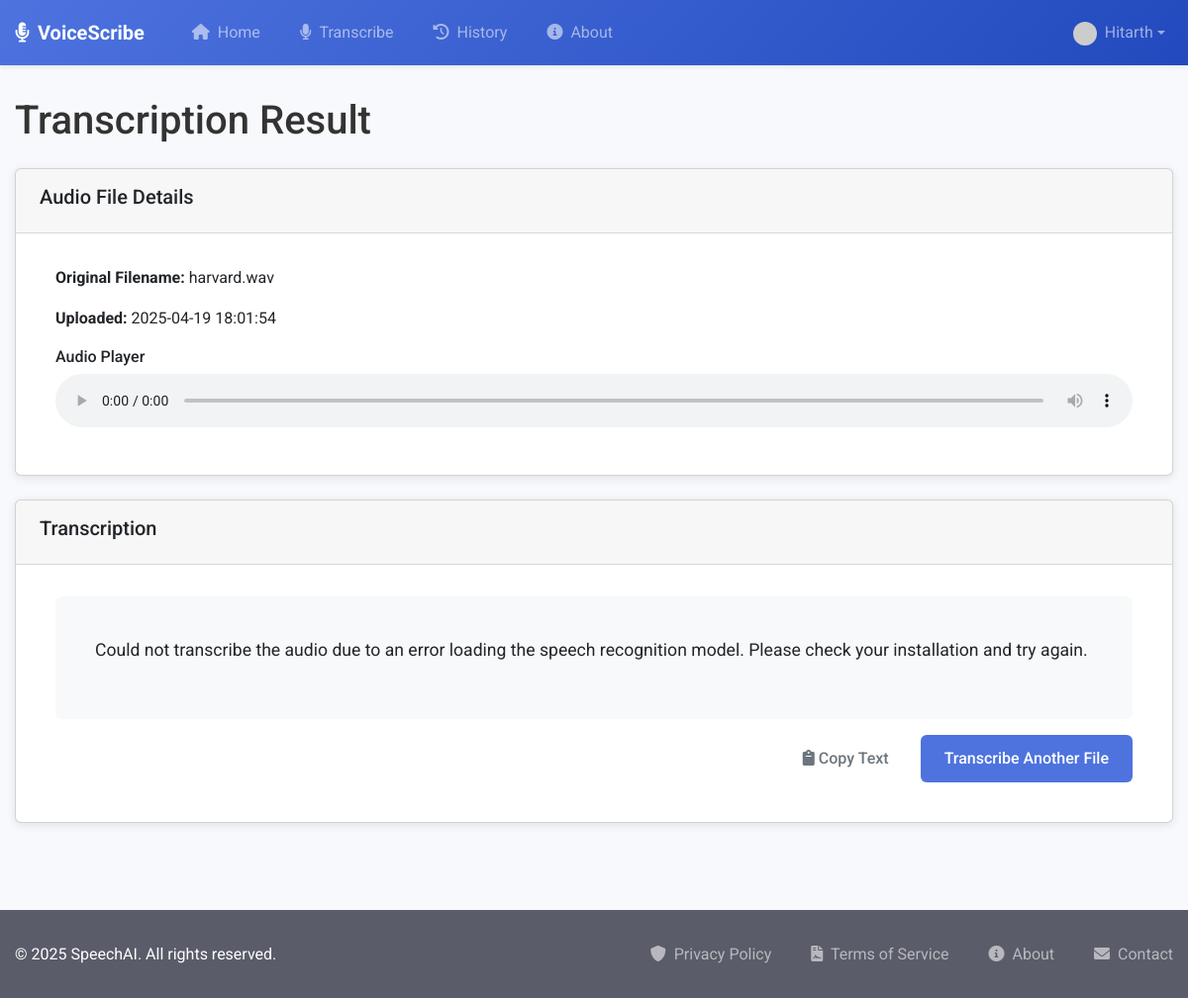
Screenshot of /transcribe/result/1 (signed in) with the database file from the repository.
### app/models/user.py (models this page shows, shortened)
class User(db.Model, UserMixin):
    __tablename__ = 'users'
    id = db.Column(db.Integer, primary_key=True)
    username = db.Column(db.String(80), unique=True, nullable=False, index=True)
    email = db.Column(db.String(120), unique=True, nullable=False, index=True)
    password_hash = db.Column(db.String(128), nullable=False)
    created_at = db.Column(db.DateTime, default=datetime.utcnow)
    last_login = db.Column(db.DateTime, nullable=True)
    is_active = db.Column(db.Boolean, default=True)
    recordings = db.relationship('Recording', backref='user', lazy='dynamic', cascade='all, delete-orphan')

### app/models/recording.py (models this page shows, shortened)
class Recording(db.Model):
    __tablename__ = 'recordings'
    id = db.Column(db.Integer, primary_key=True)
    filename = db.Column(db.String(255), nullable=False)
    text = db.Column(db.Text, nullable=True)  # Original text field
    transcription = db.Column(db.Text, nullable=True)  # New transcription field
    timestamp = db.Column(db.DateTime, default=datetime.utcnow)
    created_at = db.Column(db.DateTime, default=datetime.utcnow)  # Added for compatibility
    duration = db.Column(db.Float, nullable=True)  # Duration in seconds
    file_size = db.Column(db.Integer, nullable=True)  # Size in bytes
    original_filename = db.Column(db.String(255), nullable=True)  # Added for compatibility
    display_name = db.Column(db.String(255), nullable=True)  # Custom name field
    user_id = db.Column(db.Integer, db.ForeignKey('users.id'), nullable=False)

### app/routes/transcribe.py (the view)
@transcribe_bp.route('/result/<int:recording_id>')
@login_required
def result(recording_id):
    recording = Recording.query.get_or_404(recording_id)
    if recording.user_id != current_user.id:
        flash('You do not have permission to view this recording', 'danger')
        return redirect(url_for('main.history'))
    return render_template('transcribe/result.html', recording=recording)

### app/templates/transcribe/result.html (shortened to what this page needs)
{% extends 'base.html' %}
{% block content %}
<h1>Transcription Result</h1>
<div class="card mt-4">
    <div class="card-header">
        <h5>Audio File Details</h5>
    </div>
    <div class="card-body">
        <p><strong>Original Filename:</strong> {{ recording.original_filename }}</p>
        {% if recording.created_at %}
        <p><strong>Uploaded:</strong> {{ recording.created_at.strftime('%Y-%m-%d %H:%M:%S') }}</p>
        {% endif %}
        <div class="mt-3">
            <h6>Audio Player</h6>
            <audio controls class="w-100">
                <source src="{{ url_for('transcribe.uploaded_file', filename=recording.filename) }}" type="audio/mpeg">
            </audio>
        </div>
    </div>
</div>
<div class="card mt-4">
    <div class="card-header">
        <h5>Transcription</h5>
    </div>
    <div class="card-body">
        <div class="p-3 bg-light rounded">
            <p class="transcription-text">{{ recording.transcription }}</p>
        </div>
        <div class="d-flex justify-content-end mt-3">
            <button class="btn btn-outline-secondary me-2" id="copy-btn">
                <i class="fas fa-clipboard"></i> Copy Text
            </button>
            <a href="{{ url_for('transcribe.index') }}" class="btn btn-primary">
                Transcribe Another File
            </a>
        </div>
    </div>
</div>
{% endblock %}

### app/templates/partials/navbar.html (shortened to what this page needs)
<nav class="navbar navbar-expand-lg navbar-dark bg-gradient-primary sticky-top shadow-sm">
  <div class="container">
    <a class="navbar-brand d-flex align-items-center" href="{{ url_for('main.index') }}">
      <i class="fas fa-microphone-alt me-2"></i>
      <span class="fw-bold">VoiceScribe</span>
    </a>
    <div class="collapse navbar-collapse" id="navbarMain">
      <ul class="navbar-nav me-auto mb-2 mb-lg-0">
        <li class="nav-item">
          <a class="nav-link {% if request.endpoint == 'main.index' %}active{% endif %}"
             href="{{ url_for('main.index') }}">
            <i class="fas fa-home me-1"></i> Home
          </a>
        </li>
        {% if current_user.is_authenticated %}
        <li class="nav-item">
          <a class="nav-link {% if request.endpoint == 'transcribe.index' %}active{% endif %}"
             href="{{ url_for('transcribe.index') }}">
            <i class="fas fa-microphone me-1"></i> Transcribe
          </a>
        </li>
        <li class="nav-item">
          <a class="nav-link {% if request.endpoint == 'main.history' %}active{% endif %}"
             href="{{ url_for('main.history') }}">
            <i class="fas fa-history me-1"></i> History
          </a>
        </li>
        {% endif %}
        <li class="nav-item">
          <a class="nav-link {% if request.endpoint == 'main.about' %}active{% endif %}"
             href="{{ url_for('main.about') }}">
            <i class="fas fa-info-circle me-1"></i> About
          </a>
        </li>
      </ul>
      <ul class="navbar-nav ms-auto">
        {% if current_user.is_authenticated %}
          <li class="nav-item dropdown">
            <a class="nav-link dropdown-toggle d-flex align-items-center" href="#" id="userDropdown"
               role="button" data-bs-toggle="dropdown" aria-expanded="false">
              <div class="avatar-sm me-2">
                <img src="https://www.gravatar.com/avatar/{{ current_user.email|lower|trim|md5 }}?s=24&d=identicon"
                     class="rounded-circle" alt="Profile Picture">
              </div>
              <span>{{ current_user.username }}</span>
            </a>
          </li>
        {% endif %}
      </ul>
    </div>
  </div>
</nav>

### app/static/css/style.css (style rules this page uses)
:root { --primary-color: #4a6cf7; --secondary-color: #2ecc71; --accent-color: #f39c12; --danger-color: #e74c3c; --dark-color: #2c3e50; --light-color: #f8f9fa; --gray-color: #95a5a6; --text-color: #333; --border-radius: 6px; --box-shadow: 0 2px 10px rgba(0, 0, 0, 0.1); --transition: all 0.3s ease; }
* { margin: 0; padding: 0; box-sizing: border-box; }
body { font-family: 'Roboto', sans-serif; line-height: 1.6; color: var(--text-color); background-color: #f5f7fa; min-height: 100vh; display: flex; flex-direction: column; }
.container { width: 100%; max-width: 1200px; margin: 0 auto; padding: 0 15px; }
h1, h2, h3, h4, h5, h6 { margin-bottom: 0.5rem; font-weight: 500; line-height: 1.2; }
h1 { font-size: 2.5rem; }
p { margin-bottom: 1rem; }
a { color: var(--primary-color); text-decoration: none; transition: var(--transition); }
nav ul { display: flex; list-style: none; }
nav ul li { margin-left: 1.5rem; }
nav ul li a { color: var(--dark-color); font-weight: 500; }
.btn { display: inline-block; padding: 0.75rem 1.5rem; border-radius: var(--border-radius); font-weight: 500; text-align: center; cursor: pointer; transition: var(--transition); border: none; font-size: 1rem; }
.btn-primary { background-color: var(--primary-color); color: #fff; }
.card { background-color: #fff; border-radius: var(--border-radius); box-shadow: var(--box-shadow); padding: 1.5rem; margin-bottom: 1.5rem; }
.card-header { margin: -1.5rem -1.5rem 1rem; padding: 1rem 1.5rem; background-color: rgba(0, 0, 0, 0.03); border-bottom: 1px solid rgba(0, 0, 0, 0.125); font-weight: 500; }
.transcription-text { padding: 1.5rem; background-color: #f8f9fa; border-radius: var(--border-radius); font-size: 1.1rem; white-space: pre-wrap; }

### app/templates/base.html (style rules this page uses)
:root { --primary-color: #4e73df; --primary-dark: #224abe; --secondary-color: #6c757d; --success-color: #1cc88a; --info-color: #36b9cc; --warning-color: #f6c23e; --danger-color: #e74a3b; --light-color: #f8f9fc; --dark-color: #5a5c69; }
body { font-family: 'Roboto', sans-serif; display: flex; flex-direction: column; min-height: 100vh; background-color: #f8f9fc; }
.bg-gradient-primary { background: linear-gradient(135deg, var(--primary-color) 0%, var(--primary-dark) 100%); }
.shadow-sm { box-shadow: 0 0.125rem 0.25rem rgba(0, 0, 0, 0.075) !important; }

### app/templates/partials/navbar.html (style rules this page uses)
.bg-gradient-primary { background: linear-gradient(135deg, #4e73df 0%, #224abe 100%); }
.navbar { padding-top: 0.5rem; padding-bottom: 0.5rem; }
.navbar-brand { font-size: 1.25rem; }
.nav-link { position: relative; padding: 0.75rem 1rem; transition: all 0.2s ease; }
.avatar-sm img { width: 24px; height: 24px; }

### rows the page displays
User: username "Hitarth"
Recording: original_filename "harvard.wav", created_at "2025-04-19 18:01:54", transcription "Could not transcribe the audio due to an error loading the speech recognition model. Please check your installation and try again."
